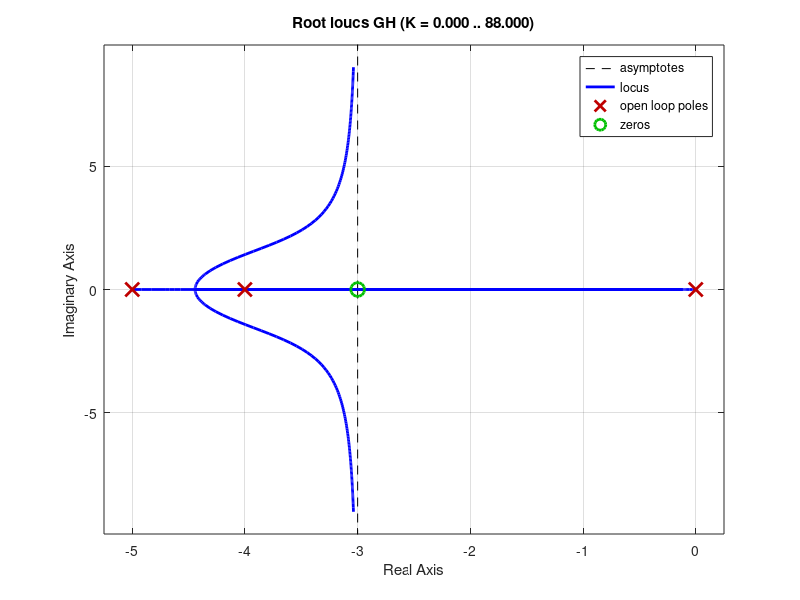

This figure's MATLAB source: (Note: this script raises an error after producing the figure.)
clc;close all;clear all;
num=[1 3];
den=conv([1 0],conv([1 4],[1 5]));
GH=tf(num,den);
rlocus(GH);
grid on;
k2=rlocfind(num,den);